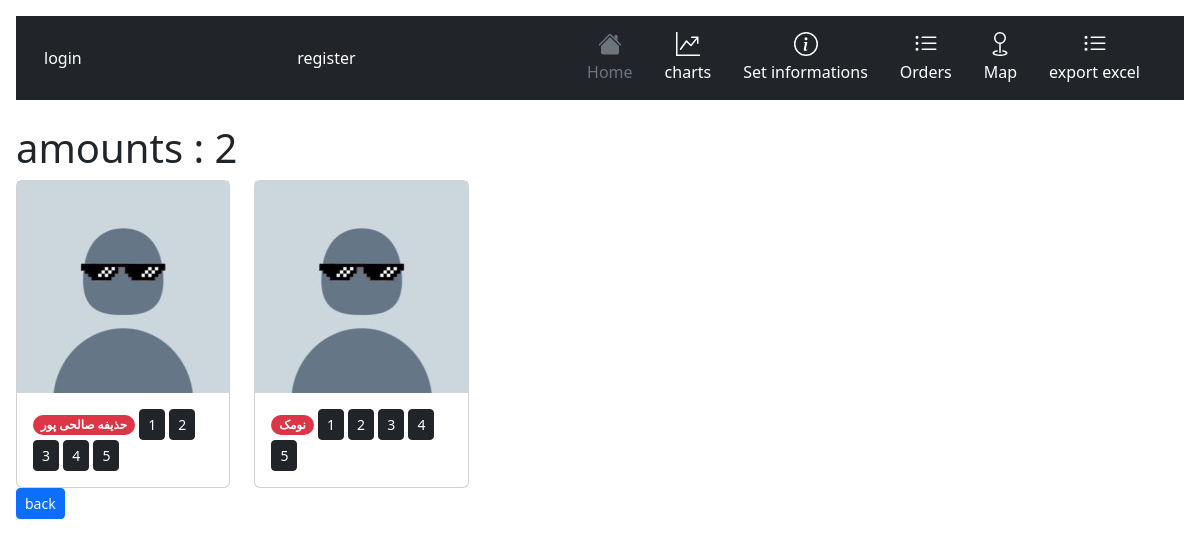
/setRateByCityList/Gheshm/, run on an earlier commit of the app's database.
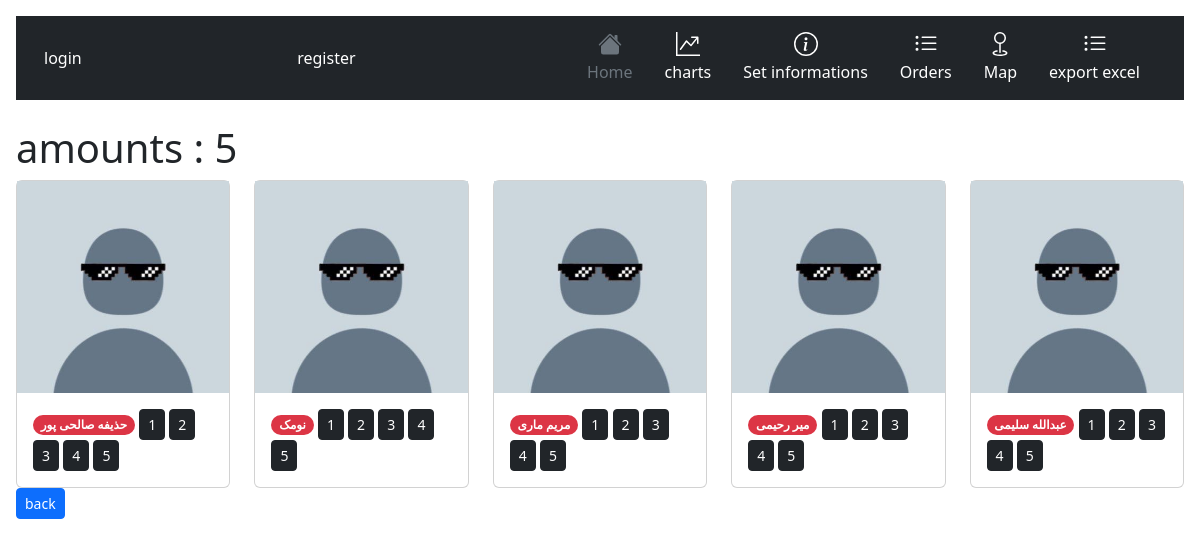
And on a later commit of the database.
### accounts/models.py (models this page shows, shortened)
class User(AbstractBaseUser):
    status_reason = (
        ('u' , "sutech"),
        ('h', "highschool"),
        ('a' , "Friend"),
        ('g' , "game"),
        ('s' , "school"),
        ('o' , "other"),
        ('f' , "family"),
        ('i' , "instagram"),
        ('y' , "iust"),
    )
    status_gender = (
        ('m',"male"),
        ('f',"female")
    )
    username = models.CharField(unique=True, max_length=100)
    name = models.CharField(max_length=100, null=True, blank=True)
    is_admin = models.BooleanField(default=False)
    is_active = models.BooleanField(default=True)
    Avatar = models.ImageField(upload_to="images/Avatar",blank=True,null=True)
    gender = models.CharField(max_length=1,choices = status_gender,default='m')
    code = models.IntegerField(blank=True,null=True)
    reason = models.CharField(max_length=1,choices = status_reason)
    city = models.ForeignKey(City,on_delete=models.CASCADE,related_name="user",blank=True,null=True)
    birthdate = models.DateField(null=True, blank=True)
    USERNAME_FIELD = 'username'
    REQUIRED_FIELDS = ['name']
    objects = MyUserManager()

### info/views.py (the view)
# urls.py: path('setRateByCityList/<slug:cityName>/',setRateByCityList,name="setRateByCityList"),
def setRateByCityList(request,cityName):
    city = City.objects.get(name = cityName)
    users = User.objects.filter(city = city)
    amount = 0
    for user in users:
        amount += 1
    cities = City.objects.all()
    return render(request,'info/sets/rate/setRateByCity.html',{"cities" : cities,'users' : users,'amount':amount,'city':cityName})

### info/templates/info/sets/rate/setRateByCity.html (shortened to what this page needs)
{% extends 'info/base.html' %}
{% load static %}
{% block content %}
<h1>amounts : {{amount}}</h1>
<div class="row row-cols-2 row-cols-md-5 g-4">
    {% for user in users %}
          <div class="col">
            <div class="card">
                <img src="{% if user.Avatar %}{{user.Avatar.url}}{% else %}{% static 'panel/m.jfif' %}{% endif %}" >
              <div class="card-body">
                <span class="badge rounded-pill text-bg-danger">{{user.name}}</span>
                  <a class="btn btn-dark btn-sm" href="{% url 'info:setRate' user.username 1 %}" role="button">1</a>
                  <a class="btn btn-dark btn-sm" href="{% url 'info:setRate' user.username 2 %}" role="button">2</a>
                  <a class="btn btn-dark btn-sm" href="{% url 'info:setRate' user.username 3 %}" role="button">3</a>
                  <a class="btn btn-dark btn-sm" href="{% url 'info:setRate' user.username 4 %}" role="button">4</a>
                  <a class="btn btn-dark btn-sm" href="{% url 'info:setRate' user.username 5 %}" role="button">5</a>
              </div>
            </div>
          </div>
    {% endfor %}
</div>
<a class="btn btn-primary btn-sm" href="{% url 'info:setRateByCityPage' %}" role="button">back</a>
{% endblock %}

What changed in the data, as far as the page shows it:
now on this page (row edited): User: name "مریم ماری"
added User: name "میر رحیمی"
added User: name "عبدالله سلیمی"
Also different on the page:
{{ amount }}: "2" → "5"
